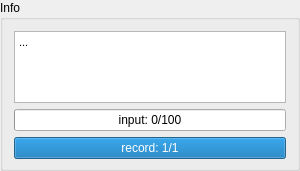
       <widget class="holovibes::gui::InfoPanel" name="InfoPanel">
        <property name="sizePolicy">
         <sizepolicy hsizetype="Fixed" vsizetype="Preferred">
          <horstretch>1</horstretch>
          <verstretch>0</verstretch>
         </sizepolicy>
        </property>
        <property name="minimumSize">
         <size>
          <width>300</width>
          <height>0</height>
         </size>
        </property>
        <property name="baseSize">
         <size>
          <width>300</width>
          <height>0</height>
         </size>
        </property>
        <property name="toolTip">
         <string notr="true"/>
        </property>
        <property name="toolTipDuration">
         <number>-1</number>
        </property>
        <property name="title">
         <string>Info</string>
        </property>
        <property name="flat">
         <bool>false</bool>
        </property>
        <property name="checkable">
         <bool>false</bool>
        </property>
        <property name="checked">
         <bool>false</bool>
        </property>
        <layout class="QVBoxLayout" name="verticalLayout_3" stretch="10,0,10">
         <property name="sizeConstraint">
          <enum>QLayout::SetNoConstraint</enum>
         </property>
         <property name="bottomMargin">
          <number>9</number>
         </property>
         <item>
          <widget class="QTextEdit" name="InfoTextEdit">
           <property name="sizePolicy">
            <sizepolicy hsizetype="Expanding" vsizetype="Expanding">
             <horstretch>0</horstretch>
             <verstretch>0</verstretch>
            </sizepolicy>
           </property>
           <property name="frameShadow">
            <enum>QFrame::Sunken</enum>
           </property>
           <property name="verticalScrollBarPolicy">
            <enum>Qt::ScrollBarAlwaysOff</enum>
           </property>
           <property name="sizeAdjustPolicy">
            <enum>QAbstractScrollArea::AdjustToContents</enum>
           </property>
           <property name="readOnly">
            <bool>true</bool>
           </property>
           <property name="html">
            <string>&lt;!DOCTYPE HTML PUBLIC &quot;-//W3C//DTD HTML 4.0//EN&quot; &quot;http://www.w3.org/TR/REC-html40/strict.dtd&quot;&gt;
&lt;html&gt;&lt;head&gt;&lt;meta name=&quot;qrichtext&quot; content=&quot;1&quot; /&gt;&lt;style type=&quot;text/css&quot;&gt;
p, li { white-space: pre-wrap; }
&lt;/style&gt;&lt;/head&gt;&lt;body style=&quot; font-family:'MS Shell Dlg 2'; font-size:8pt; font-weight:400; font-style:normal;&quot;&gt;
&lt;p style=&quot; margin-top:0px; margin-bottom:0px; margin-left:0px; margin-right:0px; -qt-block-indent:0; text-indent:0px;&quot;&gt;&lt;span style=&quot; font-family:'MS Shell Dlg 2';&quot;&gt;...&lt;/span&gt;&lt;/p&gt;&lt;/body&gt;&lt;/html&gt;</string>
           </property>
          </widget>
         </item>
         <item>
          <widget class="QProgressBar" name="FileReaderProgressBar">
           <property name="enabled">
            <bool>true</bool>
           </property>
           <property name="value">
            <number>0</number>
           </property>
           <property name="format">
            <string>input: %v/%m</string>
           </property>
          </widget>
         </item>
         <item>
          <widget class="QProgressBar" name="RecordProgressBar">
           <property name="sizePolicy">
            <sizepolicy hsizetype="Expanding" vsizetype="Fixed">
             <horstretch>0</horstretch>
             <verstretch>0</verstretch>
            </sizepolicy>
           </property>
           <property name="layoutDirection">
            <enum>Qt::LeftToRight</enum>
           </property>
           <property name="minimum">
            <number>0</number>
           </property>
           <property name="maximum">
            <number>1</number>
           </property>
           <property name="value">
            <number>1</number>
           </property>
           <property name="textVisible">
            <bool>true</bool>
           </property>
           <property name="textDirection">
            <enum>QProgressBar::TopToBottom</enum>
           </property>
           <property name="format">
            <string>record: %v/%m</string>
           </property>
          </widget>
         </item>
        </layout>
       </widget>
